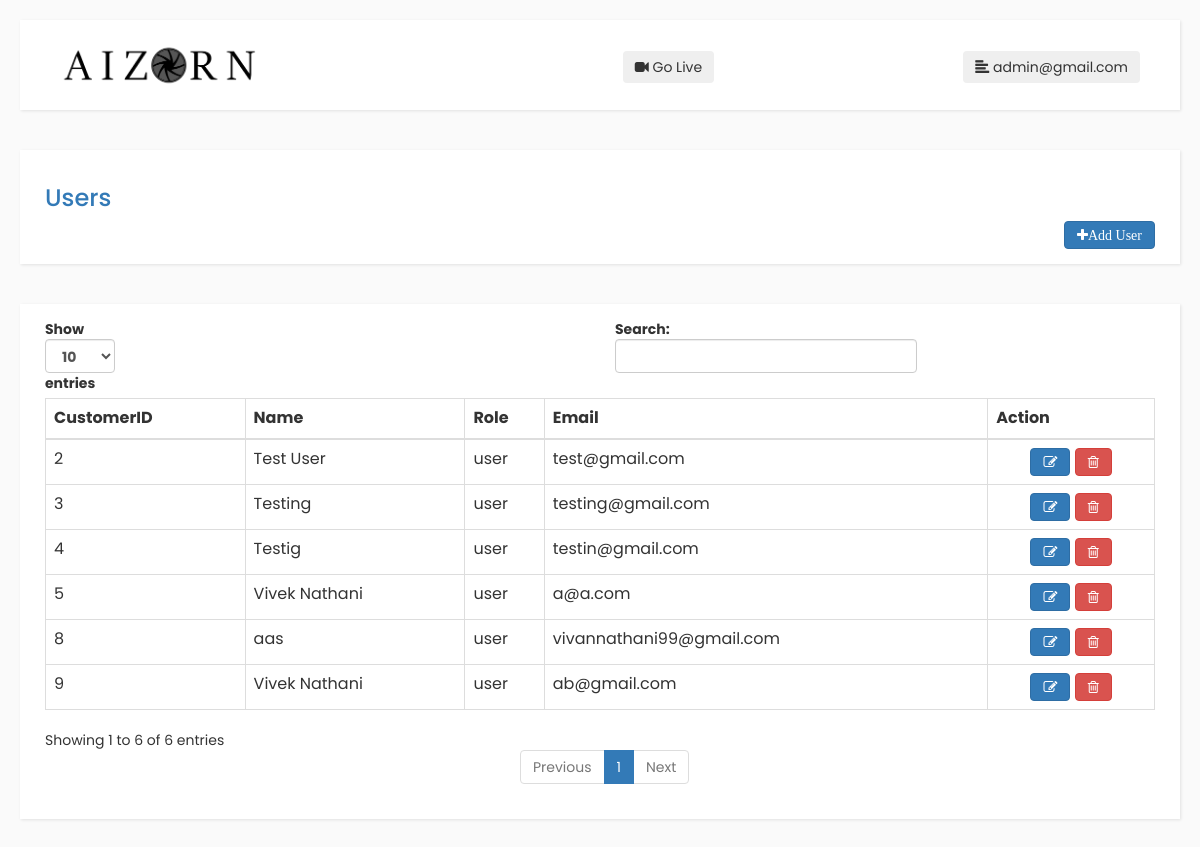
The page /users (signed in) on the database as committed earlier.
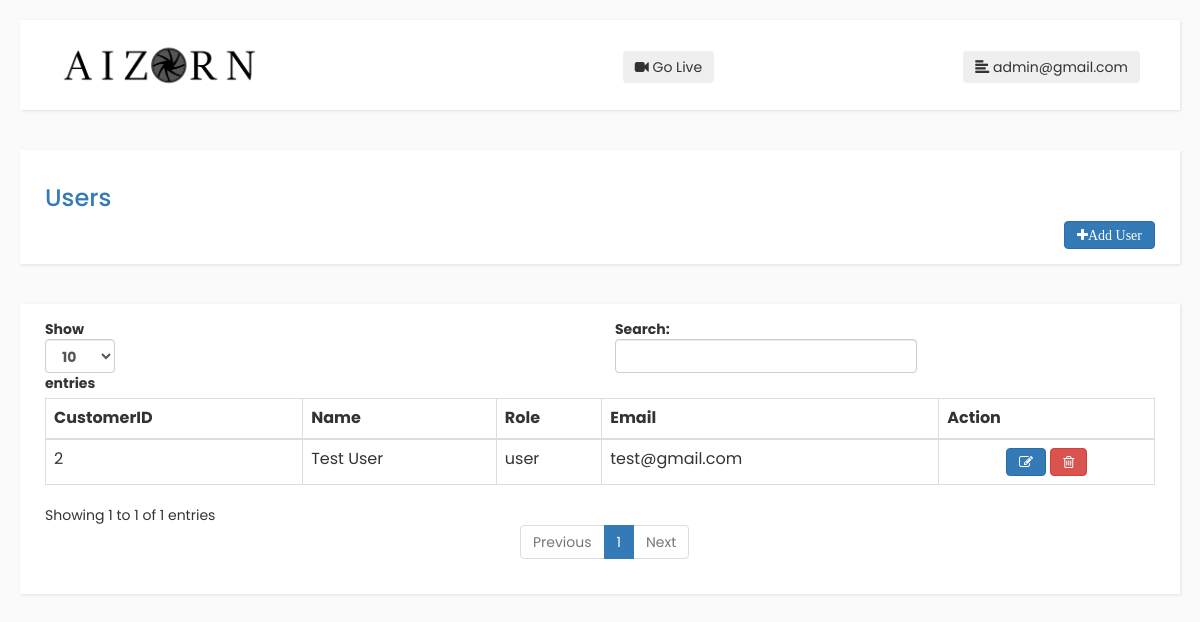
The same page on the database as committed later.
### tables this page shows
CREATE TABLE users (id INTEGER PRIMARY KEY AUTOINCREMENT, email UNIQUE, password TEXT, role TEXT, display_name TEXT, created_timestamp DATETIME DEFAULT CURRENT_TIMESTAMP);

### app.py (the view)
@application.route('/users', methods=['GET', 'PUT', 'DELETE'])
def users():
    if 'user_name' and 'role' in session and session['role'] == 'admin':
        if request.method == 'GET':
            return get_users()
        elif request.method == 'PUT':
            return update_user(request.json)
        else:
            return delete_user(request.json)
    else:
        return render_template('index.html', unauthorized=True)

### app.py (called while the page is built)
@application.before_request
def make_session_permanent():
    session.permanent = True
    application.permanent_session_lifetime = timedelta(minutes=5)

### config/accounts.py (called while the page is built)
def get_users():
    logging.info('Running fetch users...')
    if 'user_name' in session:
        users = select_query("SELECT * FROM users where role='user'")
        return render_template('users.html', username=session['user_name'], users=users, role=session['role'])
    else:
        return render_template('index.html', unauthorized=True)

### data/db.py (called while the page is built)
def connection():
    try:
        return sqlite3.connect(module_directory + "/dimon.db", isolation_level=None)
    except Exception as e:
        logging.error("Failed to connect database: %s", e)
        return False

def dict_factory(cursor, row):
    d = {}
    for idx, col in enumerate(cursor.description):
        d[col[0]] = row[idx]
    return d

def select_query(query, data=None):
    try:
        db = connection()
        db.row_factory = dict_factory
        cursor = db.cursor()
        if data:
            cursor.execute(query, data)
        else:
            cursor.execute(query)
        return cursor.fetchall()
    except Exception as e:
        logging.error("Failed select query: %s", e)
        return None

### templates/users.html (shortened to what this page needs)
{% extends 'dashboard.html' %}
{% block content %}
        <div class="navbar">
            <div class="container-fluid">
                <div class="card shadow mb-4">
                    <div class="card-header">
                      <h3 class="m-0 font-weight-bold text-primary">Users</h3>
                        <a class="btn btn-primary" href="{{ url_for('users_add') }}" style="float: right;">
                            <i class="fa fa-plus"><span>Add User</span></i>
                        </a>
                    </div>
                </div>
            </div>
        </div>
        <div class="navbar">
        <div class="container-fluid">
          <div class="card shadow mb-4">
            <div class="card-body">
              <div class="table-responsive" style="overflow: hidden;">
                  <table class="table table-bordered" id="dataTable" width="100%" cellspacing="0">
                  <thead>
                    <tr>
                      <th>CustomerID</th>
                      <th>Name</th>
                      <th>Role</th>
                      <th>Email</th>
                      <th>Action</th>
                    </tr>
                  </thead>
                  <tbody>
                  {% if users %}
                        {% for user in users %}
                          <tr>
                            <td>{{ user.id }}</td>
                            <td>{{ user.display_name }}</td>
                            <td>{{ user.role }}</td>
                            <td>{{ user.email }}</td>
                            <td align="center">
                                <button class="btn btn-primary edit" data-field="{{ user.id }}"><i class="fa fa-edit"></i></button>
                                <button class="btn btn-danger delete" data-field="{{ user.id }}"><i class="fa fa-trash-o"></i></button>
                            </td>
                          </tr>
                  {% else %}
                      <tr>
                        <td colspan="5">No data</td>
                      </tr>
                    {% endfor %}
                  {% endif %}
                  </tbody>
                </table>
            </div>
            </div>
          </div>
        </div>
    </div>
    <br><br>
{% endblock %}

### templates/dashboard.html (shortened to what this page needs)
<html lang="en">
<head>
        <link rel="stylesheet" href="https://maxcdn.bootstrapcdn.com/font-awesome/4.4.0/css/font-awesome.min.css">
        <link rel="stylesheet" href="https://cdnjs.cloudflare.com/ajax/libs/twitter-bootstrap/3.3.7/css/bootstrap.css">
        <link rel="stylesheet" href="https://maxcdn.bootstrapcdn.com/bootstrap/3.3.7/css/bootstrap.min.css">
        <link rel="stylesheet" href="{{ url_for('static', filename='css/style3.css') }}">
        <link rel="stylesheet" href="https://cdnjs.cloudflare.com/ajax/libs/malihu-custom-scrollbar-plugin/3.1.5/jquery.mCustomScrollbar.min.css">
</head>
<body>
    <div class="wrapper">
        <div id="content">
            <nav class="navbar navbar-default">
                <div class="container-fluid">
                    <div class="navbar-header">
                        <img class="banner-logo"
                             src="{{ url_for('static', filename='logo.png') }}" alt="logo" style=" height: 60px !important;">
                    </div>
                    <div class="navbar-header" style="margin-left: 31%; margin-top: 8px;">
                        <button type="button" id="golive" class="btn navbar-btn" style="background-colour: #4c4c4c;">
                            <i class="fa fa-video-camera" aria-hidden="true"></i>
                            <span>Go Live</span>
                        </button>
                    </div>
                    <div class="collapse navbar-collapse" id="bs-example-navbar-collapse-1" style="float: right; margin-top: 8px;">
                        <button type="button" id="sidebarCollapse" class="btn navbar-btn" style="background-colour: #4c4c4c;">
                            <i class="glyphicon glyphicon-align-left"></i>
                            <span>{{ username }}</span>
                        </button>
                    </div>
                </div>
            </nav>
            {% block content %}
            {% endblock %}
        </div>
    </div>
    </body>
</html>

### static/css/style3.css (style rules this page uses)
body { font-family: 'Poppins', sans-serif; background: #fafafa; }
a, a:hover, a:focus { color: inherit; text-decoration: none; transition: all 0.3s; }
.navbar { padding: 15px 10px; background: #fff; border: none; border-radius: 0; margin-bottom: 40px; box-shadow: 1px 1px 3px rgba(0, 0, 0, 0.1); }
.navbar-btn { box-shadow: none; outline: none !important; border: none; }
#content { width: 100%; padding: 20px; min-height: 100vh; transition: all 0.3s; position: absolute; top: 0; right: 0; }

Rows that differ between the two databases and show on the page:
removed users: id "3", display_name "Testing", role "user", email "testing@gmail.com"
removed users: id "4", display_name "Testig", role "user", email "testin@gmail.com"
removed users: id "5", display_name "Vivek Nathani", role "user", email "a@a.com"
removed users: id "8", display_name "aas", role "user", email "vivannathani99@gmail.com"
removed users: id "9", display_name "Vivek Nathani", role "user", email "ab@gmail.com"
Other text that changed with them:
text written by a page script: "Show entries Search: Showing 1 to 6 of 6 entries Previous 1 Next" → "Show entries Search: Showing 1 to 1 of 1 entries Previous 1 Next"
